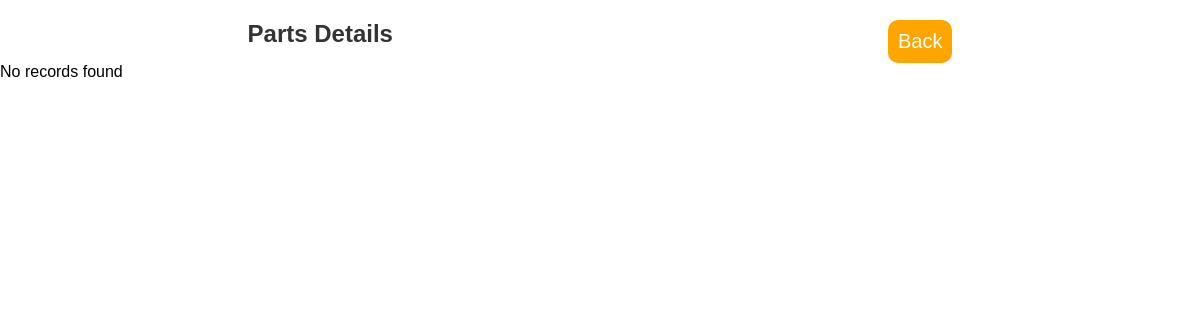
Page /admin/parts.php on the earlier database version.
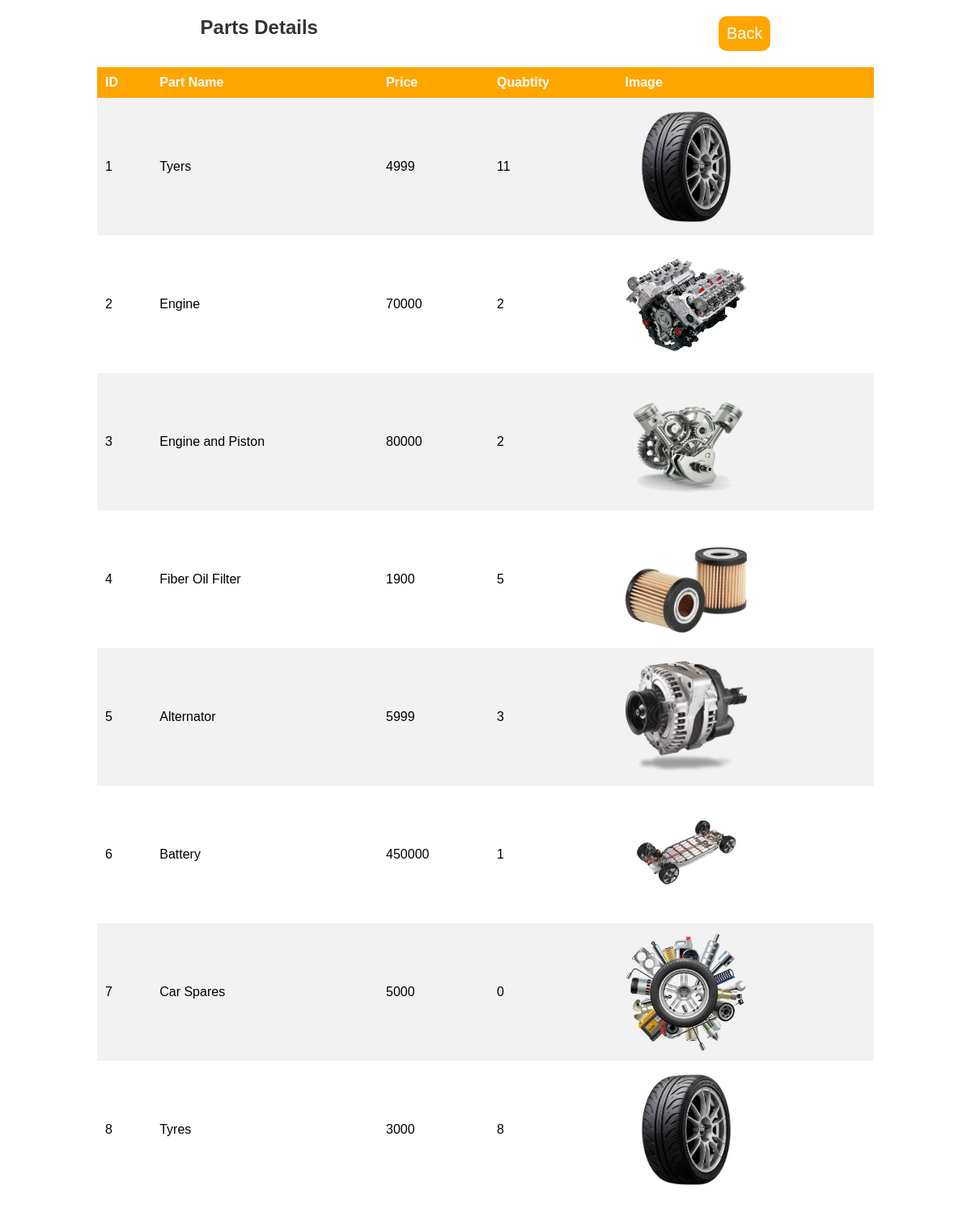
Same page on the later database version.
### tables this page shows
CREATE TABLE `parts` (
  `ID` int(11) NOT NULL,
  `p_name` varchar(50) NOT NULL,
  `p_price` int(20) NOT NULL,
  `p_quantity` int(20) NOT NULL,
  `Image` varchar(255) NOT NULL
);

### admin/parts.php (the view, shortened to what this page needs)
<link rel="stylesheet" href="admin.css">
<section>
   <div>
      <h2>Parts Details</h2>
      <a href="admin.php" class="form-btn">Back</a>
   </div>
   <?php
   include '../connect.php';
   $query = "SELECT * FROM parts";
   $result = mysqli_query($conn, $query);
   if (mysqli_num_rows($result) > 0) {
      echo "<table border='1'>
        <tr>
            <th>ID</th>
            <th>Part Name</th>
            <th>Price</th>
            <th>Quabtity</th>
            <th>Image</th>
        </tr>";
      while ($row = mysqli_fetch_assoc($result)) {
         echo "<tr>
            <td>{$row['ID']}</td>
            <td>{$row['p_name']}</td>
            <td>{$row['p_price']}</td>
            <td>{$row['p_quantity']}</td>
            <td><img class='box-img' src='../img/" . basename($row['Image']) . "' alt='Car Image'><br></td>
        </tr>";
      }
      echo "</table>";
   } else {
      echo "No records found";
   }
   ?>
</section>

Differences in the rows shown:
added parts: ID "1", p_name "Tyers", p_price "4999", p_quantity "11", Image (picture)
added parts: ID "2", p_name "Engine", p_price "70000", p_quantity "2", Image (picture)
added parts: ID "3", p_name "Engine and Piston", p_price "80000", p_quantity "2", Image (picture)
added parts: ID "4", p_name "Fiber Oil Filter", p_price "1900", p_quantity "5", Image (picture)
added parts: ID "5", p_name "Alternator", p_price "5999", p_quantity "3", Image (picture)
added parts: ID "6", p_name "Battery", p_price "450000", p_quantity "1", Image (picture)
added parts: ID "7", p_name "Car Spares", p_price "5000", p_quantity "0", Image (picture)
added parts: ID "8", p_name "Tyres", p_price "3000", p_quantity "8", Image (picture)
Other differences:
text no longer shown: "No records found"
text now shown: "ID Part Name Price Quabtity Image"
